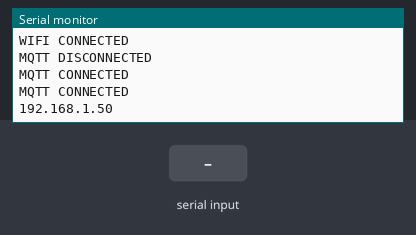
This sketch was run on a simulated ESP32. Parts: the last lines printed to the serial monitor. The test bench sets the inputs (shaded band). WiFi joins after 1.5 s; servers stay silent unless stated; no MQTT or app messages arrive unless stated.

Above: at 3.2 s.
3.3 s: "on" received over Serial
At 4.9 s:
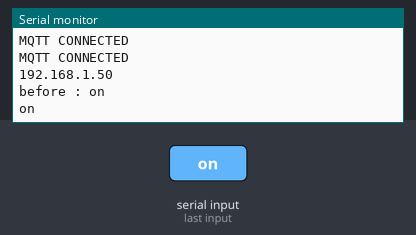
5.8 s: "off" received over Serial
At 8.0 s:
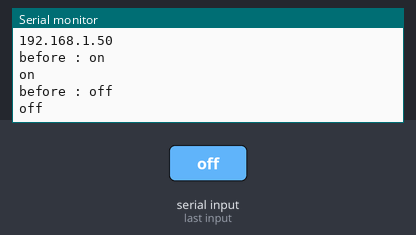
8.3 s: "1" received over Serial
At 9.9 s:
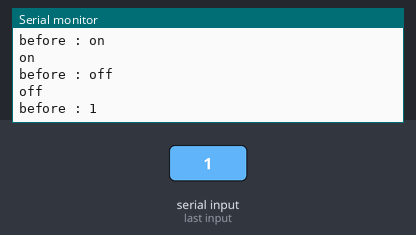

Measured:
- after the input at 3.3 s, the serial monitor: prints a new line after 1.0 s (image 1)
- after the input at 5.8 s, the serial monitor: prints a new line after 1.0 s (image 2)
- after the input at 8.3 s, the serial monitor: prints a new line after 1.0 s (image 3)

The sketch:

ESP_communicating_to_other_ESP_to_turn_an_led_PUBLISHER.ino
```cpp
#include <WiFi.h>
#include <PubSubClient.h>

const char* wifiname = "Plaksha-Events";
const char* wifipass ="Welcome@2024";

const char* server = "test.mosquitto.org";

WiFiClient espClient;
PubSubClient client = PubSubClient(espClient);

bool check;

void setup() {
  Serial.begin(9600);
  WiFi.begin(wifiname,wifipass);

  while(WiFi.status() != WL_CONNECTED){
    Serial.println("WIFI DICONNECTED");
    delay(500);
  }
  Serial.println("WIFI CONNECTED");
  client.setServer(server,1883);

  while(!client.connected()){
    Serial.println("MQTT DISCONNECTED");
    client.connect("grp12LEDPublisher");
    delay(500);
  }
  Serial.println("MQTT CONNECTED");
}

void loop() {
  while(WiFi.status() != WL_CONNECTED){
    Serial.println("WIFI DICONNECTED");
  }
  while (!client.connected()){
      Serial.println("MQTT DISCONNECTED");
      client.connect("grp12LEDPublisher");
      check = false;
  }
  if(client.connected()&& check==false){
    Serial.println("MQTT CONNECTED");
    Serial.println(WiFi.localIP());
    check = true;
  }
  if(!client.connected()){
    while(!client.connected()){
      client.connect("grp12LEDPublisher");
      delay(500);
    }
  }

  // client.loop();//u dont have to continuously repeat the wifi connection and mqtt connection like in prototype 1
  if(Serial.available()>0){
    String msg = Serial.readString();
    msg.trim();
    Serial.println("before : " + msg );
    if(msg.equalsIgnoreCase("on") || msg.equalsIgnoreCase("off")){
      client.publish("yts2024/wise/grp12",msg.c_str());
      Serial.println(msg);
    }
    delay(1000);
  }
}
```
